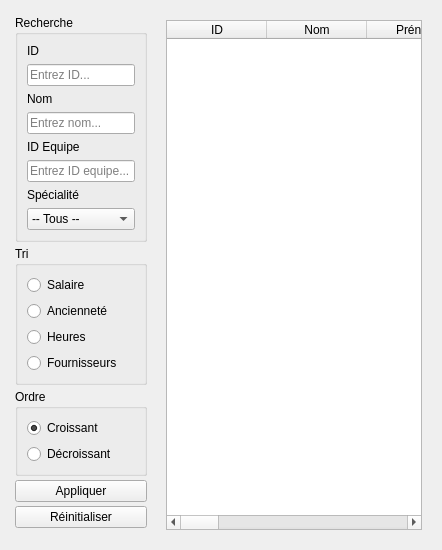
                    <widget class="QWidget" name="tabListe">
                      <attribute name="title">
                        <string>Liste des employés</string>
                      </attribute>
                      <layout class="QHBoxLayout" name="hLayout_liste">
                        <item>
                          <widget class="QFrame" name="sidebarListe">
                            <property name="minimumWidth">
                              <number>150</number>
                            </property>
                            <property name="maximumWidth">
                              <number>180</number>
                            </property>
                            <layout class="QVBoxLayout" name="vLayout_sidebar">
                              <property name="margin">
                                <number>4</number>
                              </property>
                              <property name="spacing">
                                <number>4</number>
                              </property>
                              <item>
                                <widget class="QGroupBox" name="groupSearch">
                                  <property name="title">
                                    <string>Recherche</string>
                                  </property>
                                  <layout class="QVBoxLayout" name="vSearch">
                                    <item>
                                      <widget class="QLabel" name="label_search_id">
                                        <property name="text">
                                          <string>ID</string>
                                        </property>
                                      </widget>
                                    </item>
                                    <item>
                                      <widget class="QLineEdit" name="search_id">
                                        <property name="placeholderText">
                                          <string>Entrez ID...</string>
                                        </property>
                                      </widget>
                                    </item>
                                    <item>
                                      <widget class="QLabel" name="label_search_nom">
                                        <property name="text">
                                          <string>Nom</string>
                                        </property>
                                      </widget>
                                    </item>
                                    <item>
                                      <widget class="QLineEdit" name="search_nom">
                                        <property name="placeholderText">
                                          <string>Entrez nom...</string>
                                        </property>
                                      </widget>
                                    </item>
                                    <item>
                                      <widget class="QLabel" name="label_search_id_equipe">
                                        <property name="text">
                                          <string>ID Equipe</string>
                                        </property>
                                      </widget>
                                    </item>
                                    <item>
                                      <widget class="QLineEdit" name="search_id_equipe">
                                        <property name="placeholderText">
                                          <string>Entrez ID equipe...</string>
                                        </property>
                                      </widget>
                                    </item>
                                    <item>
                                      <widget class="QLabel" name="label_search_spec">
                                        <property name="text">
                                          <string>Spécialité</string>
                                        </property>
                                      </widget>
                                    </item>
                                    <item>
                                      <widget class="QComboBox" name="search_spec">
                                        <item>
                                          <property name="text">
                                            <string>-- Tous --</string>
                                          </property>
                                        </item>
                                        <item>
                                          <property name="text">
                                            <string>Admin</string>
                                          </property>
                                        </item>
                                        <item>
                                          <property name="text">
                                            <string>Manager</string>
                                          </property>
                                        </item>
                                        <item>
                                          <property name="text">
                                            <string>Technicien</string>
                                          </property>
                                        </item>
                                        <item>
                                          <property name="text">
                                            <string>Magasinier</string>
                                          </property>
                                        </item>
                                      </widget>
                                    </item>
                                  </layout>
                                </widget>
                              </item>
                              <item>
                                <widget class="QGroupBox" name="groupSort">
                                  <property name="title">
                                    <string>Tri</string>
                                  </property>
                                  <layout class="QVBoxLayout" name="vSort">
                                    <item>
                                      <widget class="QRadioButton" name="sort_salaire">
                                        <property name="text">
                                          <string>Salaire</string>
                                        </property>
                                      </widget>
                                    </item>
                                    <item>
                                      <widget class="QRadioButton" name="sort_anciennete">
                                        <property name="text">
                                          <string>Ancienneté</string>
                                        </property>
                                      </widget>
                                    </item>
                                    <item>
                                      <widget class="QRadioButton" name="sort_heures">
                                        <property name="text">
                                          <string>Heures</string>
                                        </property>
                                      </widget>
                                    </item>
                                    <item>
                                      <widget class="QRadioButton" name="sort_fournisseurs">
                                        <property name="text">
                                          <string>Fournisseurs</string>
                                        </property>
                                      </widget>
                                    </item>
                                  </layout>
                                </widget>
                              </item>
                              <item>
                                <widget class="QGroupBox" name="groupOrder">
                                  <property name="title">
                                    <string>Ordre</string>
                                  </property>
                                  <layout class="QVBoxLayout" name="vOrder">
                                    <item>
                                      <widget class="QRadioButton" name="order_asc">
                                        <property name="text">
                                          <string>Croissant</string>
                                        </property>
                                        <property name="checked">
                                          <bool>true</bool>
                                        </property>
                                      </widget>
                                    </item>
                                    <item>
                                      <widget class="QRadioButton" name="order_desc">
                                        <property name="text">
                                          <string>Décroissant</string>
                                        </property>
                                      </widget>
                                    </item>
                                  </layout>
                                </widget>
                              </item>
                              <item>
                                <widget class="QPushButton" name="btnAppliquerFiltreEmploye">
                                  <property name="text">
                                    <string>Appliquer</string>
                                  </property>
                                </widget>
                              </item>
                              <item>
                                <widget class="QPushButton" name="btnResetFiltre">
                                  <property name="text">
                                    <string>Réinitialiser</string>
                                  </property>
                                </widget>
                              </item>
                              <item>
                                <spacer name="verticalSpacer_liste">
                                  <property name="orientation">
                                    <enum>Qt::Vertical</enum>
                                  </property>
                                </spacer>
                              </item>
                            </layout>
                          </widget>
                        </item>
                        <item>
                          <widget class="QFrame" name="mainListe">
                            <layout class="QVBoxLayout" name="vLayout_tableArea">
                              <item>
                                <widget class="QTableWidget" name="table_employes">
                                  <property name="columnCount">
                                    <number>12</number>
                                  </property>
                                  <column>
                                    <property name="text">
                                      <string>ID</string>
                                    </property>
                                  </column>
                                  <column>
                                    <property name="text">
                                      <string>Nom</string>
                                    </property>
                                  </column>
                                  <column>
                                    <property name="text">
                                      <string>Prénom</string>
                                    </property>
                                  </column>
                                  <column>
                                    <property name="text">
                                      <string>Âge</string>
                                    </property>
                                  </column>
                                  <column>
                                    <property name="text">
                                      <string>Spécialité</string>
                                    </property>
                                  </column>
                                  <column>
                                    <property name="text">
                                      <string>Salaire</string>
                                    </property>
                                  </column>
                                  <column>
                                    <property name="text">
                                      <string>Ancienneté</string>
                                    </property>
                                  </column>
                                  <column>
                                    <property name="text">
                                      <string>Disponibilité</string>
                                    </property>
                                  </column>
                                  <column>
                                    <property name="text">
                                      <string>Heures</string>
                                    </property>
                                  </column>
                                  <column>
                                    <property name="text">
                                      <string>Fournisseurs</string>
                                    </property>
                                  </column>
                                  <column>
                                    <property name="text">
                                      <string>ID Equipe</string>
                                    </property>
                                  </column>
                                  <column>
                                    <property name="text">
                                      <string>MDP (haché)</string>
                                    </property>
                                  </column>
                                </widget>
                              </item>
                            </layout>
                          </widget>
                        </item>
                      </layout>
                    </widget>
